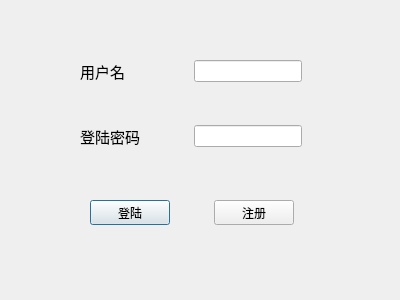
<?xml version="1.0" encoding="UTF-8"?>
<ui version="4.0">
 <class>LoginWindow</class>
 <widget class="QDialog" name="LoginWindow">
  <property name="geometry">
   <rect>
    <x>0</x>
    <y>0</y>
    <width>400</width>
    <height>300</height>
   </rect>
  </property>
  <property name="windowTitle">
   <string>Dialog</string>
  </property>
  <widget class="QWidget" name="layoutWidget_2">
   <property name="geometry">
    <rect>
     <x>90</x>
     <y>200</y>
     <width>204</width>
     <height>25</height>
    </rect>
   </property>
   <layout class="QHBoxLayout" name="horizontalLayout_3">
    <item>
     <widget class="QPushButton" name="loginButton">
      <property name="text">
       <string>登陆</string>
      </property>
     </widget>
    </item>
    <item>
     <spacer name="horizontalSpacer_3">
      <property name="orientation">
       <enum>Qt::Horizontal</enum>
      </property>
      <property name="sizeHint" stdset="0">
       <size>
        <width>40</width>
        <height>20</height>
       </size>
      </property>
     </spacer>
    </item>
    <item>
     <widget class="QPushButton" name="registerButton">
      <property name="text">
       <string>注册</string>
      </property>
     </widget>
    </item>
   </layout>
  </widget>
  <widget class="QWidget" name="layoutWidget">
   <property name="geometry">
    <rect>
     <x>80</x>
     <y>60</y>
     <width>222</width>
     <height>88</height>
    </rect>
   </property>
   <layout class="QVBoxLayout" name="verticalLayout">
    <item>
     <layout class="QHBoxLayout" name="horizontalLayout">
      <item>
       <widget class="QLabel" name="label">
        <property name="font">
         <font>
          <family>Adobe Devanagari</family>
          <pointsize>11</pointsize>
         </font>
        </property>
        <property name="text">
         <string>用户名</string>
        </property>
        <property name="margin">
         <number>2</number>
        </property>
       </widget>
      </item>
      <item>
       <spacer name="horizontalSpacer">
        <property name="orientation">
         <enum>Qt::Horizontal</enum>
        </property>
        <property name="sizeHint" stdset="0">
         <size>
          <width>18</width>
          <height>18</height>
         </size>
        </property>
       </spacer>
      </item>
      <item>
       <widget class="QLineEdit" name="loginNameLineEdit"/>
      </item>
     </layout>
    </item>
    <item>
     <spacer name="verticalSpacer">
      <property name="orientation">
       <enum>Qt::Vertical</enum>
      </property>
      <property name="sizeHint" stdset="0">
       <size>
        <width>20</width>
        <height>28</height>
       </size>
      </property>
     </spacer>
    </item>
    <item>
     <layout class="QHBoxLayout" name="horizontalLayout_2">
      <item>
       <widget class="QLabel" name="label_2">
        <property name="font">
         <font>
          <family>Adobe Devanagari</family>
          <pointsize>11</pointsize>
         </font>
        </property>
        <property name="text">
         <string>登陆密码</string>
        </property>
       </widget>
      </item>
      <item>
       <spacer name="horizontalSpacer_2">
        <property name="orientation">
         <enum>Qt::Horizontal</enum>
        </property>
        <property name="sizeHint" stdset="0">
         <size>
          <width>13</width>
          <height>13</height>
         </size>
        </property>
       </spacer>
      </item>
      <item>
       <widget class="QLineEdit" name="UserPasswordLineEdit"/>
      </item>
     </layout>
    </item>
   </layout>
  </widget>
 </widget>
 <resources/>
 <connections/>
</ui>
